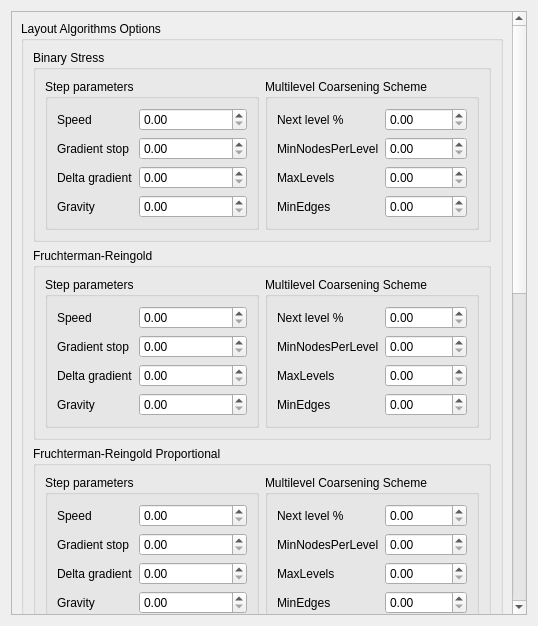
<?xml version="1.0" encoding="UTF-8"?>
<ui version="4.0">
 <class>OptionsDialog</class>
 <widget class="QDialog" name="OptionsDialog">
  <property name="geometry">
   <rect>
    <x>0</x>
    <y>0</y>
    <width>538</width>
    <height>626</height>
   </rect>
  </property>
  <property name="windowTitle">
   <string>Dialog</string>
  </property>
  <layout class="QGridLayout" name="gridLayout_7">
   <item row="0" column="0">
    <widget class="QScrollArea" name="scrollArea">
     <property name="widgetResizable">
      <bool>true</bool>
     </property>
     <widget class="QWidget" name="scrollAreaWidgetContents">
      <property name="geometry">
       <rect>
        <x>0</x>
        <y>-705</y>
        <width>502</width>
        <height>1311</height>
       </rect>
      </property>
      <layout class="QVBoxLayout" name="verticalLayout">
       <item>
        <widget class="QGroupBox" name="groupBox">
         <property name="title">
          <string>Layout Algorithms Options</string>
         </property>
         <layout class="QGridLayout" name="gridLayout">
          <item row="8" column="0">
           <widget class="QGroupBox" name="groupBox_5">
            <property name="title">
             <string>LinLog</string>
            </property>
            <property name="flat">
             <bool>false</bool>
            </property>
            <layout class="QGridLayout" name="gridLayout_2">
             <item row="0" column="0">
              <widget class="QGroupBox" name="groupBox_7">
               <property name="title">
                <string>Step parameters</string>
               </property>
               <layout class="QFormLayout" name="formLayout_6">
                <property name="fieldGrowthPolicy">
                 <enum>QFormLayout::AllNonFixedFieldsGrow</enum>
                </property>
                <item row="0" column="0">
                 <widget class="QLabel" name="label_10">
                  <property name="text">
                   <string>Speed</string>
                  </property>
                 </widget>
                </item>
                <item row="0" column="1">
                 <widget class="QDoubleSpinBox" name="doubleSpinBox_10"/>
                </item>
                <item row="1" column="1">
                 <widget class="QDoubleSpinBox" name="doubleSpinBox_11"/>
                </item>
                <item row="1" column="0">
                 <widget class="QLabel" name="label_11">
                  <property name="text">
                   <string>Gradient stop</string>
                  </property>
                 </widget>
                </item>
                <item row="2" column="1">
                 <widget class="QDoubleSpinBox" name="doubleSpinBox_12"/>
                </item>
                <item row="2" column="0">
                 <widget class="QLabel" name="label_12">
                  <property name="text">
                   <string>Delta gradient</string>
                  </property>
                 </widget>
                </item>
                <item row="3" column="1">
                 <widget class="QDoubleSpinBox" name="doubleSpinBox_13"/>
                </item>
                <item row="3" column="0">
                 <widget class="QLabel" name="label_13">
                  <property name="text">
                   <string>Gravity</string>
                  </property>
                 </widget>
                </item>
               </layout>
              </widget>
             </item>
             <item row="0" column="1">
              <widget class="QGroupBox" name="groupBox_9">
               <property name="title">
                <string>Multilevel Coarsening Scheme</string>
               </property>
               <layout class="QFormLayout" name="formLayout_11">
                <property name="fieldGrowthPolicy">
                 <enum>QFormLayout::AllNonFixedFieldsGrow</enum>
                </property>
                <item row="0" column="0">
                 <widget class="QLabel" name="label_30">
                  <property name="text">
                   <string>Next level %</string>
                  </property>
                 </widget>
                </item>
                <item row="0" column="1">
                 <widget class="QDoubleSpinBox" name="doubleSpinBox_30"/>
                </item>
                <item row="1" column="1">
                 <widget class="QDoubleSpinBox" name="doubleSpinBox_31"/>
                </item>
                <item row="1" column="0">
                 <widget class="QLabel" name="label_31">
                  <property name="text">
                   <string>MinNodesPerLevel</string>
                  </property>
                 </widget>
                </item>
                <item row="2" column="1">
                 <widget class="QDoubleSpinBox" name="doubleSpinBox_32"/>
                </item>
                <item row="2" column="0">
                 <widget class="QLabel" name="label_32">
                  <property name="text">
                   <string>MaxLevels</string>
                  </property>
                 </widget>
                </item>
                <item row="3" column="1">
                 <widget class="QDoubleSpinBox" name="doubleSpinBox_33"/>
                </item>
                <item row="3" column="0">
                 <widget class="QLabel" name="label_33">
                  <property name="text">
                   <string>MinEdges</string>
                  </property>
                 </widget>
                </item>
               </layout>
              </widget>
             </item>
            </layout>
           </widget>
          </item>
          <item row="7" column="0">
           <widget class="QGroupBox" name="groupBox_8">
            <property name="title">
             <string>Fruchterman-Reingold Proportional</string>
            </property>
            <property name="flat">
             <bool>false</bool>
            </property>
            <layout class="QGridLayout" name="gridLayout_3">
             <item row="0" column="0">
              <widget class="QGroupBox" name="groupBox_10">
               <property name="title">
                <string>Step parameters</string>
               </property>
               <layout class="QFormLayout" name="formLayout_8">
                <property name="fieldGrowthPolicy">
                 <enum>QFormLayout::AllNonFixedFieldsGrow</enum>
                </property>
                <item row="0" column="0">
                 <widget class="QLabel" name="label_18">
                  <property name="text">
                   <string>Speed</string>
                  </property>
                 </widget>
                </item>
                <item row="0" column="1">
                 <widget class="QDoubleSpinBox" name="doubleSpinBox_18"/>
                </item>
                <item row="1" column="1">
                 <widget class="QDoubleSpinBox" name="doubleSpinBox_19"/>
                </item>
                <item row="1" column="0">
                 <widget class="QLabel" name="label_19">
                  <property name="text">
                   <string>Gradient stop</string>
                  </property>
                 </widget>
                </item>
                <item row="2" column="1">
                 <widget class="QDoubleSpinBox" name="doubleSpinBox_20"/>
                </item>
                <item row="2" column="0">
                 <widget class="QLabel" name="label_20">
                  <property name="text">
                   <string>Delta gradient</string>
                  </property>
                 </widget>
                </item>
                <item row="3" column="1">
                 <widget class="QDoubleSpinBox" name="doubleSpinBox_21"/>
                </item>
                <item row="3" column="0">
                 <widget class="QLabel" name="label_21">
                  <property name="text">
                   <string>Gravity</string>
                  </property>
                 </widget>
                </item>
               </layout>
              </widget>
             </item>
             <item row="0" column="1">
              <widget class="QGroupBox" name="groupBox_12">
               <property name="title">
                <string>Multilevel Coarsening Scheme</string>
               </property>
               <layout class="QFormLayout" name="formLayout_12">
                <property name="fieldGrowthPolicy">
                 <enum>QFormLayout::AllNonFixedFieldsGrow</enum>
                </property>
                <item row="0" column="0">
                 <widget class="QLabel" name="label_34">
                  <property name="text">
                   <string>Next level %</string>
                  </property>
                 </widget>
                </item>
                <item row="0" column="1">
                 <widget class="QDoubleSpinBox" name="doubleSpinBox_34"/>
                </item>
                <item row="1" column="1">
                 <widget class="QDoubleSpinBox" name="doubleSpinBox_35"/>
                </item>
                <item row="1" column="0">
                 <widget class="QLabel" name="label_35">
                  <property name="text">
                   <string>MinNodesPerLevel</string>
                  </property>
                 </widget>
                </item>
                <item row="2" column="1">
                 <widget class="QDoubleSpinBox" name="doubleSpinBox_36"/>
                </item>
                <item row="2" column="0">
                 <widget class="QLabel" name="label_36">
                  <property name="text">
                   <string>MaxLevels</string>
                  </property>
                 </widget>
                </item>
                <item row="3" column="1">
                 <widget class="QDoubleSpinBox" name="doubleSpinBox_37"/>
                </item>
                <item row="3" column="0">
                 <widget class="QLabel" name="label_37">
                  <property name="text">
                   <string>MinEdges</string>
                  </property>
                 </widget>
                </item>
               </layout>
              </widget>
             </item>
            </layout>
           </widget>
          </item>
          <item row="17" column="0">
           <widget class="QGroupBox" name="groupBox_3">
            <property name="title">
             <string>HDE</string>
            </property>
            <layout class="QHBoxLayout" name="horizontalLayout_3">
             <item>
              <widget class="QLabel" name="label_2">
               <property name="text">
                <string>Embedding Dimension</string>
               </property>
              </widget>
             </item>
             <item>
              <widget class="QSpinBox" name="spinBox_2"/>
             </item>
             <item>
              <spacer name="horizontalSpacer_2">
               <property name="orientation">
                <enum>Qt::Horizontal</enum>
               </property>
               <property name="sizeHint" stdset="0">
                <size>
                 <width>40</width>
                 <height>20</height>
                </size>
               </property>
              </spacer>
             </item>
            </layout>
           </widget>
          </item>
          <item row="16" column="0">
           <widget class="QGroupBox" name="groupBox_22">
            <property name="title">
             <string>Laplacian Embedding</string>
            </property>
            <layout class="QHBoxLayout" name="horizontalLayout_5">
             <item>
              <widget class="QLabel" name="label_4">
               <property name="text">
                <string>Embedding Dimension</string>
               </property>
              </widget>
             </item>
             <item>
              <widget class="QSpinBox" name="spinBox_4"/>
             </item>
             <item>
              <spacer name="horizontalSpacer_4">
               <property name="orientation">
                <enum>Qt::Horizontal</enum>
               </property>
               <property name="sizeHint" stdset="0">
                <size>
                 <width>40</width>
                 <height>20</height>
                </size>
               </property>
              </spacer>
             </item>
            </layout>
           </widget>
          </item>
          <item row="5" column="0">
           <widget class="QGroupBox" name="groupBox_16">
            <property name="title">
             <string>Binary Stress</string>
            </property>
            <property name="flat">
             <bool>false</bool>
            </property>
            <layout class="QGridLayout" name="gridLayout_5">
             <item row="0" column="0">
              <widget class="QGroupBox" name="groupBox_17">
               <property name="title">
                <string>Step parameters</string>
               </property>
               <layout class="QFormLayout" name="formLayout_14">
                <property name="fieldGrowthPolicy">
                 <enum>QFormLayout::AllNonFixedFieldsGrow</enum>
                </property>
                <item row="0" column="0">
                 <widget class="QLabel" name="label_42">
                  <property name="text">
                   <string>Speed</string>
                  </property>
                 </widget>
                </item>
                <item row="0" column="1">
                 <widget class="QDoubleSpinBox" name="doubleSpinBox_42"/>
                </item>
                <item row="1" column="1">
                 <widget class="QDoubleSpinBox" name="doubleSpinBox_43"/>
                </item>
                <item row="1" column="0">
                 <widget class="QLabel" name="label_43">
                  <property name="text">
                   <string>Gradient stop</string>
                  </property>
                 </widget>
                </item>
                <item row="2" column="1">
                 <widget class="QDoubleSpinBox" name="doubleSpinBox_44"/>
                </item>
                <item row="2" column="0">
                 <widget class="QLabel" name="label_44">
                  <property name="text">
                   <string>Delta gradient</string>
                  </property>
                 </widget>
                </item>
                <item row="3" column="1">
                 <widget class="QDoubleSpinBox" name="doubleSpinBox_45"/>
                </item>
                <item row="3" column="0">
                 <widget class="QLabel" name="label_45">
                  <property name="text">
                   <string>Gravity</string>
                  </property>
                 </widget>
                </item>
               </layout>
              </widget>
             </item>
             <item row="0" column="1">
              <widget class="QGroupBox" name="groupBox_18">
               <property name="title">
                <string>Multilevel Coarsening Scheme</string>
               </property>
               <layout class="QFormLayout" name="formLayout_15">
                <property name="fieldGrowthPolicy">
                 <enum>QFormLayout::AllNonFixedFieldsGrow</enum>
                </property>
                <item row="0" column="0">
                 <widget class="QLabel" name="label_46">
                  <property name="text">
                   <string>Next level %</string>
                  </property>
                 </widget>
                </item>
                <item row="0" column="1">
                 <widget class="QDoubleSpinBox" name="doubleSpinBox_46"/>
                </item>
                <item row="1" column="1">
                 <widget class="QDoubleSpinBox" name="doubleSpinBox_47"/>
                </item>
                <item row="1" column="0">
                 <widget class="QLabel" name="label_47">
                  <property name="text">
                   <string>MinNodesPerLevel</string>
                  </property>
                 </widget>
                </item>
                <item row="2" column="1">
                 <widget class="QDoubleSpinBox" name="doubleSpinBox_48"/>
                </item>
                <item row="2" column="0">
                 <widget class="QLabel" name="label_48">
                  <property name="text">
                   <string>MaxLevels</string>
                  </property>
                 </widget>
                </item>
                <item row="3" column="1">
                 <widget class="QDoubleSpinBox" name="doubleSpinBox_49"/>
                </item>
                <item row="3" column="0">
                 <widget class="QLabel" name="label_49">
                  <property name="text">
                   <string>MinEdges</string>
                  </property>
                 </widget>
                </item>
               </layout>
              </widget>
             </item>
            </layout>
           </widget>
          </item>
          <item row="15" column="0">
           <widget class="QGroupBox" name="groupBox_23">
            <property name="title">
             <string>Kamada-Kawai</string>
            </property>
            <layout class="QHBoxLayout" name="horizontalLayout">
             <item>
              <widget class="QLabel" name="label_5">
               <property name="text">
                <string>Tolerance</string>
               </property>
              </widget>
             </item>
             <item>
              <widget class="QSpinBox" name="spinBox_3"/>
             </item>
             <item>
              <spacer name="horizontalSpacer">
               <property name="orientation">
                <enum>Qt::Horizontal</enum>
               </property>
               <property name="sizeHint" stdset="0">
                <size>
                 <width>40</width>
                 <height>20</height>
                </size>
               </property>
              </spacer>
             </item>
            </layout>
           </widget>
          </item>
          <item row="6" column="0">
           <widget class="QGroupBox" name="groupBox_13">
            <property name="title">
             <string>Fruchterman-Reingold</string>
            </property>
            <property name="flat">
             <bool>false</bool>
            </property>
            <layout class="QGridLayout" name="gridLayout_4">
             <item row="0" column="0">
              <widget class="QGroupBox" name="groupBox_14">
               <property name="title">
                <string>Step parameters</string>
               </property>
               <layout class="QFormLayout" name="formLayout_9">
                <property name="fieldGrowthPolicy">
                 <enum>QFormLayout::AllNonFixedFieldsGrow</enum>
                </property>
                <item row="0" column="0">
                 <widget class="QLabel" name="label_22">
                  <property name="text">
                   <string>Speed</string>
                  </property>
                 </widget>
                </item>
                <item row="0" column="1">
                 <widget class="QDoubleSpinBox" name="doubleSpinBox_22"/>
                </item>
                <item row="1" column="1">
                 <widget class="QDoubleSpinBox" name="doubleSpinBox_23"/>
                </item>
                <item row="1" column="0">
                 <widget class="QLabel" name="label_23">
                  <property name="text">
                   <string>Gradient stop</string>
                  </property>
                 </widget>
                </item>
                <item row="2" column="1">
                 <widget class="QDoubleSpinBox" name="doubleSpinBox_24"/>
                </item>
                <item row="2" column="0">
                 <widget class="QLabel" name="label_24">
                  <property name="text">
                   <string>Delta gradient</string>
                  </property>
                 </widget>
                </item>
                <item row="3" column="1">
                 <widget class="QDoubleSpinBox" name="doubleSpinBox_25"/>
                </item>
                <item row="3" column="0">
                 <widget class="QLabel" name="label_25">
                  <property name="text">
                   <string>Gravity</string>
                  </property>
                 </widget>
                </item>
               </layout>
              </widget>
             </item>
             <item row="0" column="1">
              <widget class="QGroupBox" name="groupBox_15">
               <property name="title">
                <string>Multilevel Coarsening Scheme</string>
               </property>
               <layout class="QFormLayout" name="formLayout_13">
                <property name="fieldGrowthPolicy">
                 <enum>QFormLayout::AllNonFixedFieldsGrow</enum>
                </property>
                <item row="0" column="0">
                 <widget class="QLabel" name="label_38">
                  <property name="text">
                   <string>Next level %</string>
                  </property>
                 </widget>
                </item>
                <item row="0" column="1">
                 <widget class="QDoubleSpinBox" name="doubleSpinBox_38"/>
                </item>
                <item row="1" column="1">
                 <widget class="QDoubleSpinBox" name="doubleSpinBox_39"/>
                </item>
                <item row="1" column="0">
                 <widget class="QLabel" name="label_39">
                  <property name="text">
                   <string>MinNodesPerLevel</string>
                  </property>
                 </widget>
                </item>
                <item row="2" column="1">
                 <widget class="QDoubleSpinBox" name="doubleSpinBox_40"/>
                </item>
                <item row="2" column="0">
                 <widget class="QLabel" name="label_40">
                  <property name="text">
                   <string>MaxLevels</string>
                  </property>
                 </widget>
                </item>
                <item row="3" column="1">
                 <widget class="QDoubleSpinBox" name="doubleSpinBox_41"/>
                </item>
                <item row="3" column="0">
                 <widget class="QLabel" name="label_41">
                  <property name="text">
                   <string>MinEdges</string>
                  </property>
                 </widget>
                </item>
               </layout>
              </widget>
             </item>
            </layout>
           </widget>
          </item>
          <item row="13" column="0">
           <widget class="QGroupBox" name="groupBox_19">
            <property name="title">
             <string>Circular</string>
            </property>
            <property name="flat">
             <bool>false</bool>
            </property>
            <layout class="QGridLayout" name="gridLayout_6">
             <item row="0" column="0">
              <widget class="QGroupBox" name="groupBox_20">
               <property name="title">
                <string>Circular</string>
               </property>
               <layout class="QFormLayout" name="formLayout_16">
                <property name="fieldGrowthPolicy">
                 <enum>QFormLayout::AllNonFixedFieldsGrow</enum>
                </property>
                <item row="0" column="0">
                 <widget class="QLabel" name="label_50">
                  <property name="text">
                   <string>Speed</string>
                  </property>
                 </widget>
                </item>
                <item row="0" column="1">
                 <widget class="QDoubleSpinBox" name="doubleSpinBox_50"/>
                </item>
                <item row="1" column="0">
                 <widget class="QLabel" name="label_51">
                  <property name="text">
                   <string>Gradient stop</string>
                  </property>
                 </widget>
                </item>
                <item row="1" column="1">
                 <widget class="QDoubleSpinBox" name="doubleSpinBox_51"/>
                </item>
               </layout>
              </widget>
             </item>
             <item row="0" column="1">
              <widget class="QGroupBox" name="groupBox_21">
               <property name="title">
                <string>Circular Min Cross</string>
               </property>
               <layout class="QFormLayout" name="formLayout_17">
                <property name="fieldGrowthPolicy">
                 <enum>QFormLayout::AllNonFixedFieldsGrow</enum>
                </property>
                <item row="0" column="0">
                 <widget class="QLabel" name="label_54">
                  <property name="text">
                   <string>Next level %</string>
                  </property>
                 </widget>
                </item>
                <item row="0" column="1">
                 <widget class="QDoubleSpinBox" name="doubleSpinBox_54"/>
                </item>
                <item row="1" column="0">
                 <widget class="QLabel" name="label_55">
                  <property name="text">
                   <string>MinNodesPerLevel</string>
                  </property>
                 </widget>
                </item>
                <item row="1" column="1">
                 <widget class="QDoubleSpinBox" name="doubleSpinBox_55"/>
                </item>
               </layout>
              </widget>
             </item>
            </layout>
           </widget>
          </item>
          <item row="14" column="0">
           <widget class="QGroupBox" name="groupBox_4">
            <property name="title">
             <string>Stress Majorization</string>
            </property>
            <layout class="QHBoxLayout" name="horizontalLayout_4">
             <item>
              <widget class="QLabel" name="label_3">
               <property name="text">
                <string>Tolerance</string>
               </property>
              </widget>
             </item>
             <item>
              <widget class="QDoubleSpinBox" name="doubleSpinBox_3"/>
             </item>
             <item>
              <spacer name="horizontalSpacer_3">
               <property name="orientation">
                <enum>Qt::Horizontal</enum>
               </property>
               <property name="sizeHint" stdset="0">
                <size>
                 <width>40</width>
                 <height>20</height>
                </size>
               </property>
              </spacer>
             </item>
            </layout>
           </widget>
          </item>
         </layout>
        </widget>
       </item>
       <item>
        <widget class="QDialogButtonBox" name="buttonBox_2">
         <property name="standardButtons">
          <set>QDialogButtonBox::Cancel|QDialogButtonBox::Ok</set>
         </property>
        </widget>
       </item>
      </layout>
     </widget>
    </widget>
   </item>
  </layout>
 </widget>
 <resources/>
 <connections/>
</ui>
